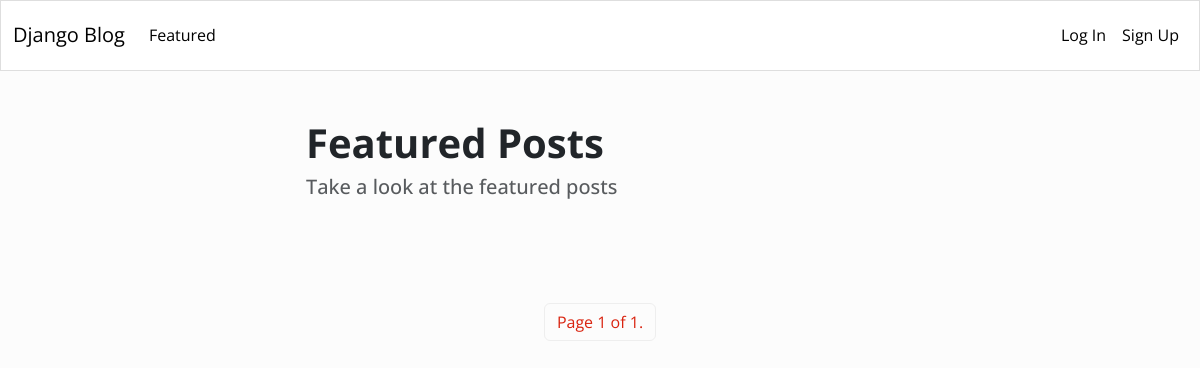
The app's page /blog/featured/, older data.
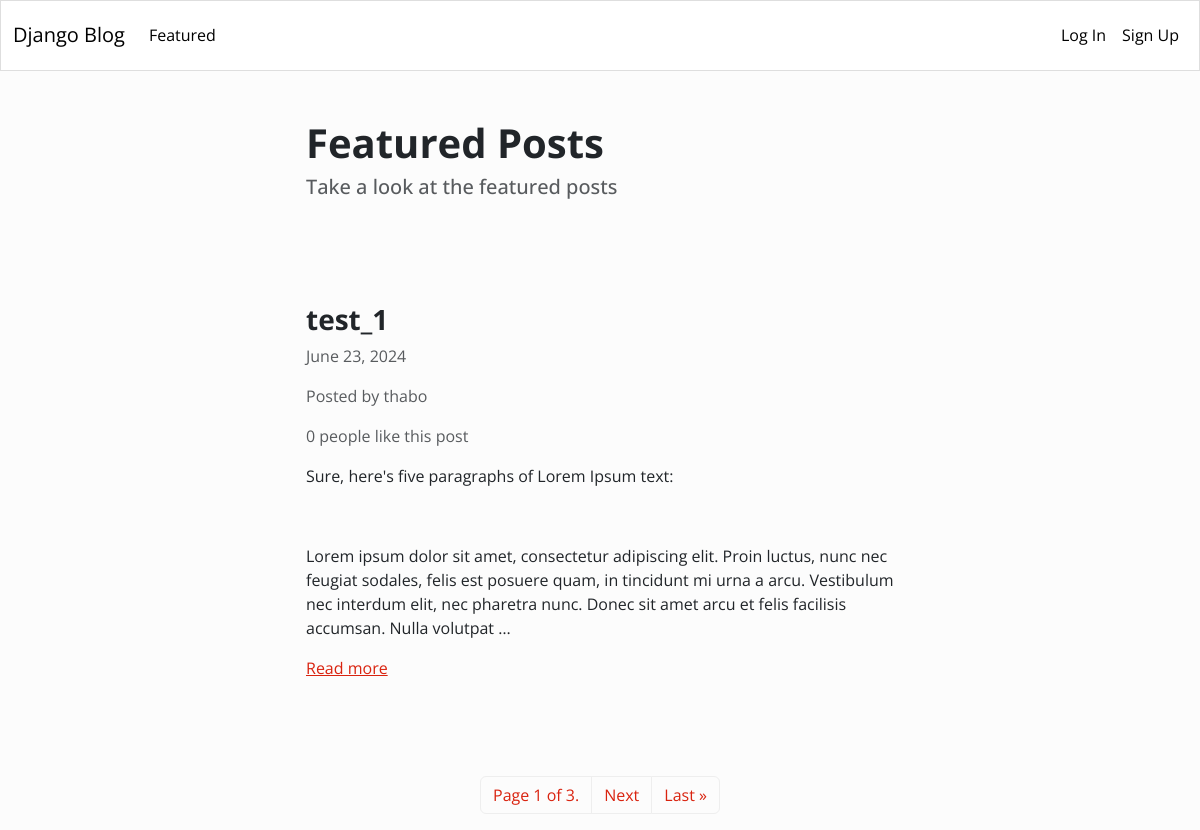
The same page, newer data.
### blog/models.py (models this page shows)
class Article(models.Model):
    title = models.CharField(max_length=255)
    content = HTMLField()
    date = models.DateField(auto_now_add=True)
    author = models.ForeignKey(User, on_delete=models.CASCADE)
    featured = models.BooleanField(default=False)
    likes = models.ManyToManyField(User, related_name='likes', blank=True)

### blog/views.py (the view)
# urls.py: path('featured/', Featured.as_view(), name='featured')
class Featured(ListView):
    model = Article
    queryset = Article.objects.filter(featured=True).order_by('-date')
    template_name = 'blog/featured.html'
    paginate_by = 1

### blog/templates/blog/featured.html (shortened to what this page needs)
{% extends "blog/blog_base.html" %}
{% block content %}
    <div class="row">
        <div class="col-md-6 col-12 mx-md-auto mx-3 mt-5 mb-5">
            <h1 class="fw-bolder">Featured Posts</h1>
            <h5 class="text-muted">Take a look at the featured posts</h5>
        </div>
    </div>
    {% for object in object_list %}
    <div class="row">
        <div class="col-md-6 col-12 mx-md-auto mx-3 mt-5 mb-5">
            <h3 class="fw-bold">{{ object.title }}</h3>
            <p class="text-muted">{{ object.date }}</p>
            <p class="text-muted">Posted by {{ object.author.username }}</p>
            {% if object.likes.count == 1 %}
                <p class="text-muted">{{ object.likes.count }} person likes this post</p>
            {% else %}
                <p class="text-muted">{{ object.likes.count }} people like this post</p>
            {% endif %}
            <div class="my-3">
                {{ object.content|truncatewords_html:50|safe }}
            </div>
            <a href="{% url 'detail_article' object.id %}">Read more</a>
        </div>
    </div>
    {% endfor %}
    <nav>
        <ul class="pagination">
            <div class="mx-auto d-flex flex-row mt-5">
                <li class="page-item">
                    <a href="#" class="page-link">Page {{ page_obj.number }} of {{ page_obj.paginator.num_pages }}.</a>
                </li>
                {% if page_obj.has_next %}
                    <li class="page-item">
                        <a class="page-link" href="?page={{ page_obj.next_page_number }}">Next</a>
                    </li>
                    <li class="page-item">
                        <a href="?page={{ page_obj.paginator.num_pages }}" class="page-link">Last &raquo;</a>
                    </li>
                {% endif %}
            </div>
        </ul>
    </nav>
{% endblock %}

Row changes from the older to the newer data that the page shows:
added Article: title "test_1", date "June 23, 2024", author.username "thabo", likes.count "0", content "Sure, here's five paragraphs of Lorem Ipsum text: Lorem ipsum dolor sit amet, consectetur adipiscing elit. Proin luctus, nunc nec feugiat sodales, felis est posuere quam, in tincidunt mi urna a arcu. Vestibulum nec interdum elit, nec pharetra nunc. Donec sit amet arcu et felis facilisis accumsan. Nulla volutpat …"
Text that changed along with them:
{{ page_obj.paginator.num_pages }}: "1" → "3"
text now shown: "Next Last »"
